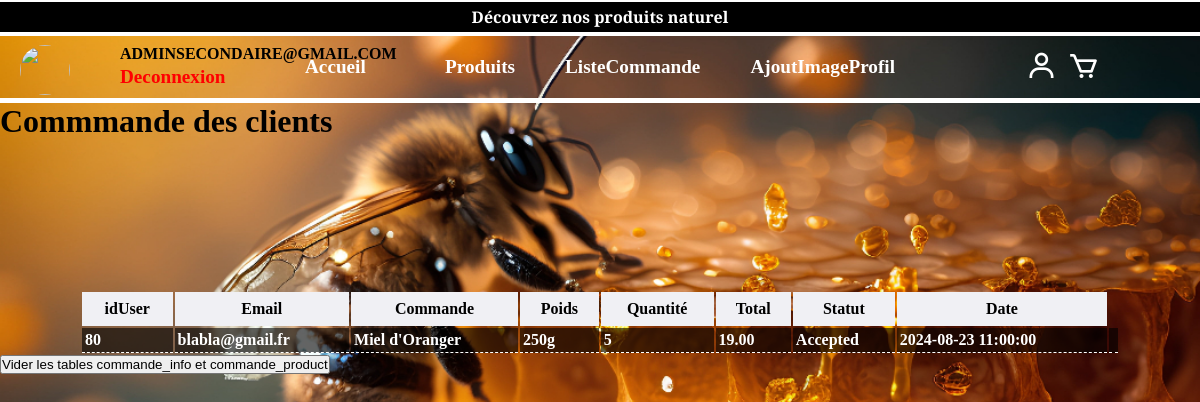
/ctrl/commande.php (signed in), run on the app's committed database.
### tables this page shows
CREATE TABLE commande_product (
    id INT AUTO_INCREMENT PRIMARY KEY
    ,idCommande_info INT NOT NULL
    ,idProduct INT NOT NULL
    ,name VARCHAR(250)
    ,poids VARCHAR(50) NOT NULL
    ,quantity INT NOT NULL
   ,price DECIMAL(10, 2) NOT NULL
);

CREATE TABLE commande_info (
    id INT AUTO_INCREMENT PRIMARY KEY
    ,idUser INT NOT NULL
    ,email VARCHAR(100) NOT NULL
    ,order_date TIMESTAMP DEFAULT CURRENT_TIMESTAMP
    ,total DECIMAL(10, 2) NOT NULL
    ,status VARCHAR(50) DEFAULT 'Pending'
);

### ctrl/commande.php (called while the page is built, shortened)
<?php
require_once $_SERVER['DOCUMENT_ROOT'] . '/model/lib/commande.php';
$dbConnection = getConnection($dbConfig);
$query = ' SELECT commande_info.idUser, commande_info.email, commande_product.name, commande_product.poids, commande_product.quantity, commande_info.total, commande_info.status, commande_info.order_date';
$query .= ' FROM commande_info';
$query .= ' LEFT JOIN commande_product ON commande_info.id = commande_product.idCommande_info';
$statement = $dbConnection->prepare($query);
$successOrFailure = $statement->execute();
$listCommande = $statement->fetchAll(PDO::FETCH_ASSOC);
include $_SERVER['DOCUMENT_ROOT'] . '/view/commande.php';

### view/commande.php (the view, shortened to what this page needs)
<!DOCTYPE html>
<html lang="fr">
<head>
    <link href='https://unpkg.com/boxicons@2.1.4/css/boxicons.min.css' rel='stylesheet'>
    <link rel="stylesheet" href="../../asset/css/style.css">
</head>
<body>
    <?php include $_SERVER['DOCUMENT_ROOT'] . '/view/partial/header.php' ?>
    <h1>Commmande des clients</h1>
    <main>
        <table>
            <thead>
                <tr>
                    <th>idUser</th>
                    <th>Email</th>
                    <th>Commande</th>
                    <th>Poids</th>
                    <th>Quantité</th>
                    <th>Total</th>
                    <th>Statut</th>
                    <th>Date</th>
                </tr>
            </thead>
            <tbody>
                <?php foreach ($listCommande as $commande) { ?>
                    <tr>
                        <td><?= $commande['idUser'] ?> </td>
                        <td><?= $commande['email'] ?></td>
                        <td><?= $commande['name'] ?></td>
                        <td><?= $commande['poids'] ?></td>
                        <td><?= $commande['quantity'] ?></td>
                        <td><?= $commande['total'] ?></td>
                        <td><?= $commande['status'] ?></td>
                        <td><?= $commande['order_date'] ?></td>
                        <td>
</td>
                    </tr>
                <?php } ?>
            </tbody>
        </table>
                </main>
<form action="/ctrl/commande.php" method="post">
    <button type="submit">Vider les tables commande_info et commande_product</button>
</form>
</body>
</html>

### view/partial/header.php (shortened to what this page needs)
<?php
$isLoggedIn = isset($_SESSION['user']); ?>
<body class="bodyAccueil">
    <div class="barrePub">
        <p>Découvrez nos produits naturel</p>
    </div>
    <header>
        <?php if ($isLoggedIn) : ?>
            <div class="nameProfilUser">
                    <img src="<?= '/upload/' . $_SESSION['user']['photo_filename'] ?>" width="50" />
                    <span class="nameUser"><?= ($_SESSION['user']['email']) ?></span>
            </div>
            <a href="/ctrl/login/logout.php" class="btnLog2">Deconnexion</a>
        <?php else : ?>
        <?php endif; ?>
        <nav>
            <ul>
                <div class="flexNav">
                <li><a href="/ctrl/accueil.php">Accueil</a></li>
                <li><a href="/ctrl/catalogue.php">Produits</a></li>
                </div>
                    <li><a href="/ctrl/commande.php">ListeCommande</a></li>
                    <li><a href="/ctrl/profil/profile-add-display.php">AjoutImageProfil</a></li>
            </ul>
            <div class="boiteIcons">
                <a href="/ctrl/login/display.php"><i class='bx bx-user'></i></a>
                <a href="/ctrl/cart/cart.php"><i class='bx bx-cart'></i></a>
            </div>
        </nav>
    </header>
</body>
</html>

### asset/css/style.css (style rules this page uses)
* { margin: 0; padding: 0; }
.bodyAccueil { background-image: url(/asset/img/photoPrincipale.jpg); height: 100vh; background-size: cover; background-position: center; background-repeat: no-repeat; }
.barrePub { padding: 4px; text-align: center; font-weight: bold; color: #fff; background-color: #000; font-family: "Spectral", serif; border-bottom: 4px solid #ffffff; border-top: 2px solid #ffffff; }
header { padding: 20px; border-bottom: 5px solid #ffffff; }
header nav { display: flex; align-items: center; }
header nav ul { display: flex; justify-content: center; margin: auto; width: 950px; gap: 50px; }
header nav ul .flexNav { display: flex; justify-content: space-between; width: 210px; }
header nav ul li { display: flex; }
header nav ul li a { color: #fff; text-decoration: none; font-weight: 600; font-size: 1.2rem; }
header nav .boiteIcons { width: 75px; display: flex; justify-content: center; align-items: center; gap: 10px; position: absolute; right: 0; margin-right: 100px; }
header nav .boiteIcons i { font-size: 2rem; color: #fff; cursor: pointer; }
.nameProfilUser { position: absolute; top: 45px; display: flex; justify-content: center; }
.nameProfilUser .nameUser { font-weight: bold; margin-left: 50px; text-transform: uppercase; }
.nameProfilUser img { border-radius: 100%; width: 50px; height: 50px; }
.btnLog2 { position: absolute; margin-left: 100px; text-decoration: none; color: #ff0000; font-size: 1.2rem; font-weight: bold; margin-top: 10px; }
table { width: 100%; }
thead > tr > th { padding: 8px; background-color: #f0f0f4; font-weight: bold; text-align: left; text-align: center; }
tbody > tr > td { padding: 3px; text-align: left; border-bottom: 1px dashed; color: #fff; background-color: rgba(0, 0, 0, 0.6039215686); font-weight: bold; }
main { display: flex; justify-content: center; align-items: center; padding: 0px 80px; margin-top: 150px; }

### data on the page
commande_product: idCommande_info.idUser "80", idCommande_info.email "blabla@gmail.fr", name "Miel d'Oranger", poids "250g", quantity "5", idCommande_info.total "19.00", idCommande_info.status "Accepted", idCommande_info.order_date "2024-08-23 11:00:00"

### other printed values
$_SESSION['user']['email'] "ADMINSECONDAIRE@GMAIL.COM"
